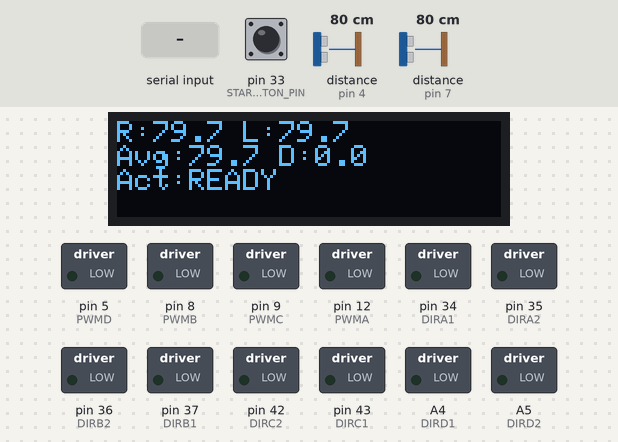
This sketch was run on a simulated Arduino Mega 2560, built with avr-gcc and run on an emulated ATmega2560. Shown: 128×32 one-colour display, switched loads named in the sketch (green lamp = pin HIGH). Wiring (inferred from the names in the program): 2 × ultrasonic range finder: trigger pin 6, echo pin 4 / trigger pin 10, echo pin 7. Inputs (shaded band) come from the test bench; at power-on: pin 33 (START_BUTTON_PIN) HIGH, distance to the obstacle (sensors on pin 4, pin 7) 80 cm. The echo pulse lasts 58.3 µs per cm; pins used as bus, display or sensor lines are not drawn; what the sketch prints to the serial monitor is not drawn.

Above: at 1.2 s.
1.3 s: pin 33 (START_BUTTON_PIN) pulled LOW for 0.15 s
At 2.5 s:
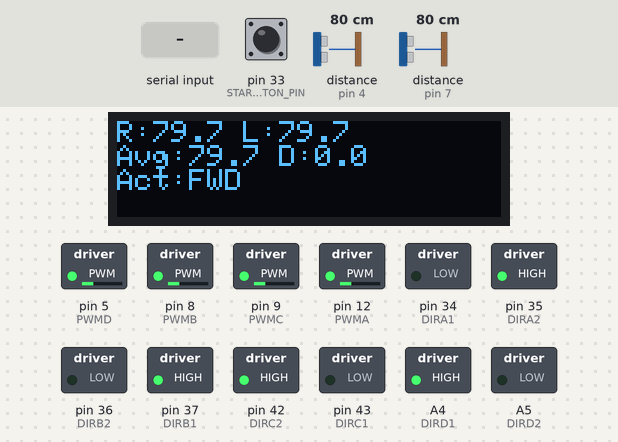
2.9 s: distance to the obstacle (sensor on pin 4) set to 4 cm
At 3.0 s:
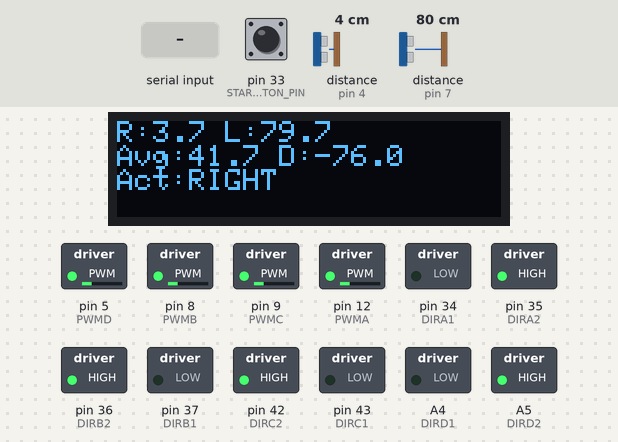
5.3 s: distance to the obstacle (sensor on pin 4) set to 299 cm
At 6.0 s:
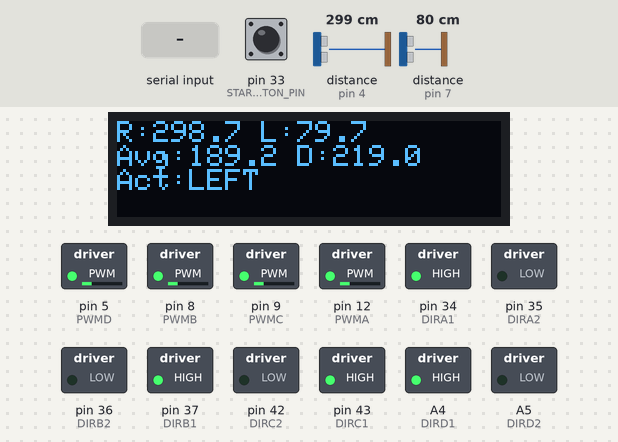
7.0 s: distance to the obstacle (sensor on pin 7) set to 12 cm
At 7.4 s:
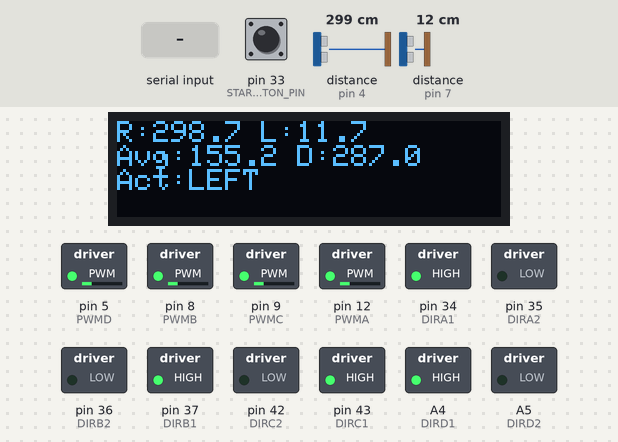
8.5 s: distance to the obstacle (sensor on pin 7) set to 9 cm
At 10.0 s:
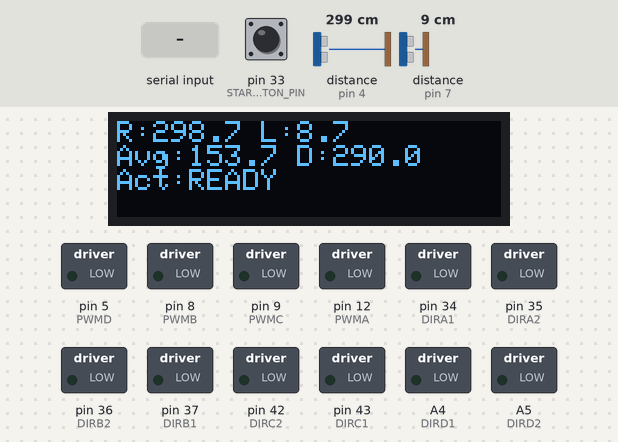
10.3 s: "l" received over Serial
At 11.1 s:
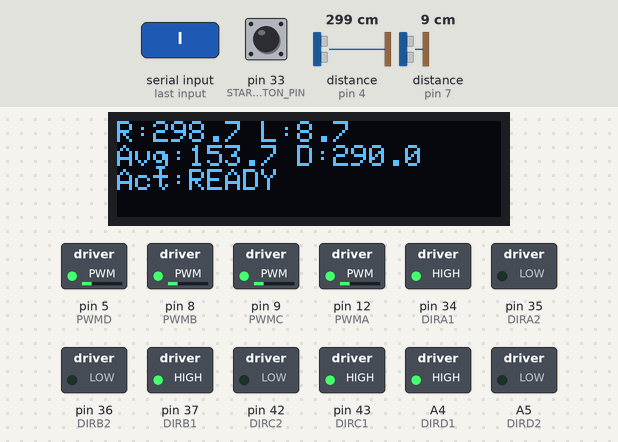
Timing chart, 0 to 13.1 s (numbered marks = the images above; inputs shaded):
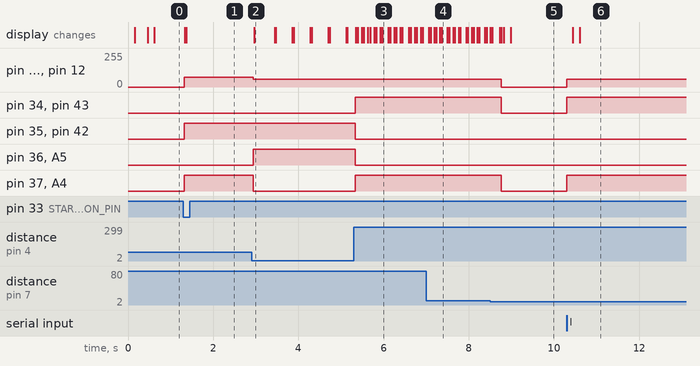

The sketch:

motion_ultrasonic_parking_test.ino
```cpp
#include <Arduino.h>
#include <SPI.h>
#include <Wire.h>
#include <Adafruit_GFX.h>
#include <Adafruit_SSD1306.h>

// Dual-ultrasonic parking test with real-time OLED telemetry.
// 这里使用的是前保险杠右前 / 左前测距，不是已经移除的侧边 ultrasonic。
// A larger right distance means the car is farther from the right side of the
// front wall / station surface, so the heading correction should turn left.
#define SCREEN_WIDTH 128
#define SCREEN_HEIGHT 32
#define OLED_RESET 28

Adafruit_SSD1306 display(SCREEN_WIDTH, SCREEN_HEIGHT, &Wire, OLED_RESET);
bool oledReady = false;

// Motor pins and direction macros follow reference.ino.
#define PWMA 12
#define DIRA1 34
#define DIRA2 35

#define PWMB 8
#define DIRB1 37
#define DIRB2 36

#define PWMC 9
#define DIRC1 43
#define DIRC2 42

#define PWMD 5
#define DIRD1 A4
#define DIRD2 A5

#define MOTORA_FORWARD(pwm) do { digitalWrite(DIRA1, LOW);  digitalWrite(DIRA2, HIGH); analogWrite(PWMA, pwm); } while (0)
#define MOTORA_BACKOFF(pwm) do { digitalWrite(DIRA1, HIGH); digitalWrite(DIRA2, LOW);  analogWrite(PWMA, pwm); } while (0)
#define MOTORA_STOP()       do { digitalWrite(DIRA1, LOW);  digitalWrite(DIRA2, LOW);  analogWrite(PWMA, 0); } while (0)

#define MOTORB_FORWARD(pwm) do { digitalWrite(DIRB1, LOW);  digitalWrite(DIRB2, HIGH); analogWrite(PWMB, pwm); } while (0)
#define MOTORB_BACKOFF(pwm) do { digitalWrite(DIRB1, HIGH); digitalWrite(DIRB2, LOW);  analogWrite(PWMB, pwm); } while (0)
#define MOTORB_STOP()       do { digitalWrite(DIRB1, LOW);  digitalWrite(DIRB2, LOW);  analogWrite(PWMB, 0); } while (0)

#define MOTORC_FORWARD(pwm) do { digitalWrite(DIRC1, LOW);  digitalWrite(DIRC2, HIGH); analogWrite(PWMC, pwm); } while (0)
#define MOTORC_BACKOFF(pwm) do { digitalWrite(DIRC1, HIGH); digitalWrite(DIRC2, LOW);  analogWrite(PWMC, pwm); } while (0)
#define MOTORC_STOP()       do { digitalWrite(DIRC1, LOW);  digitalWrite(DIRC2, LOW);  analogWrite(PWMC, 0); } while (0)

#define MOTORD_FORWARD(pwm) do { digitalWrite(DIRD1, LOW);  digitalWrite(DIRD2, HIGH); analogWrite(PWMD, pwm); } while (0)
#define MOTORD_BACKOFF(pwm) do { digitalWrite(DIRD1, HIGH); digitalWrite(DIRD2, LOW);  analogWrite(PWMD, pwm); } while (0)
#define MOTORD_STOP()       do { digitalWrite(DIRD1, LOW);  digitalWrite(DIRD2, LOW);  analogWrite(PWMD, 0); } while (0)

// Pin mapping from amr_pin_mapping_template.xlsx.
// ultrasonic1: front-right, TRIG=6, ECHO=4
// ultrasonic2: front-left, TRIG=10, ECHO=7
const uint8_t ULTRASONIC1_TRIG_PIN = 6;
const uint8_t ULTRASONIC1_ECHO_PIN = 4;
const uint8_t ULTRASONIC2_TRIG_PIN = 10;
const uint8_t ULTRASONIC2_ECHO_PIN = 7;
const uint8_t START_BUTTON_PIN = 33;

// Current test target: stop at about 25 cm from the wall.
const float TARGET_DISTANCE_CM = 25.0f;
const float DISTANCE_TOLERANCE_CM = 1.0f;
const float SLOWDOWN_START_DISTANCE_CM = 45.0f;
const float ALIGN_TOLERANCE_CM = 3.5f;
const unsigned long ULTRASONIC_TIMEOUT_US = 30000UL;

// Lower PWM values make the parking test easier to tune.
const int FAST_PWM = 72;
const int SLOW_PWM = 58;
const int TURN_PWM = 60;

bool autoParkingEnabled = false;
unsigned long lastTelemetryMs = 0;
bool lastButtonPressed = false;
unsigned long lastIdleSampleMs = 0;

struct DistancePair {
  float rightCm;
  float leftCm;
};

DistancePair lastPair = {-1.0f, -1.0f};
float lastAverageCm = -1.0f;
float lastDiffCm = 0.0f;
const char *lastAction = "READY";

void updateOled(const DistancePair &pair, float averageCm, float diffCm, const char *action) {
  if (!oledReady) {
    return;
  }

  display.clearDisplay();
  display.setTextSize(1);
  display.setTextColor(SSD1306_WHITE);
  display.setCursor(0, 0);
  display.print("R:");
  display.print(pair.rightCm, 1);
  display.print(" L:");
  display.println(pair.leftCm, 1);

  display.print("Avg:");
  display.print(averageCm, 1);
  display.print(" D:");
  display.println(diffCm, 1);

  display.print("Act:");
  display.println(action);
  display.display();
}

void stopCar() {
  MOTORA_STOP();
  MOTORB_STOP();
  MOTORC_STOP();
  MOTORD_STOP();
}

void moveForward(int pwm) {
  MOTORA_FORWARD(pwm);
  MOTORB_BACKOFF(pwm);
  MOTORC_FORWARD(pwm);
  MOTORD_BACKOFF(pwm);
}

// Match the rotation definitions used in reference.ino:
// all FORWARD equals rotate_2.
void rotateRight(int pwm) {
  MOTORA_FORWARD(pwm);
  MOTORB_FORWARD(pwm);
  MOTORC_FORWARD(pwm);
  MOTORD_FORWARD(pwm);
}

// All BACKOFF equals rotate_1.
void rotateLeft(int pwm) {
  MOTORA_BACKOFF(pwm);
  MOTORB_BACKOFF(pwm);
  MOTORC_BACKOFF(pwm);
  MOTORD_BACKOFF(pwm);
}

void setupMotorPins() {
  pinMode(PWMA, OUTPUT);
  pinMode(DIRA1, OUTPUT);
  pinMode(DIRA2, OUTPUT);

  pinMode(PWMB, OUTPUT);
  pinMode(DIRB1, OUTPUT);
  pinMode(DIRB2, OUTPUT);

  pinMode(PWMC, OUTPUT);
  pinMode(DIRC1, OUTPUT);
  pinMode(DIRC2, OUTPUT);

  pinMode(PWMD, OUTPUT);
  pinMode(DIRD1, OUTPUT);
  pinMode(DIRD2, OUTPUT);
}

void setupUltrasonics() {
  pinMode(ULTRASONIC1_TRIG_PIN, OUTPUT);
  pinMode(ULTRASONIC1_ECHO_PIN, INPUT);
  pinMode(ULTRASONIC2_TRIG_PIN, OUTPUT);
  pinMode(ULTRASONIC2_ECHO_PIN, INPUT);

  digitalWrite(ULTRASONIC1_TRIG_PIN, LOW);
  digitalWrite(ULTRASONIC2_TRIG_PIN, LOW);
}

void setupButton() {
  // The button is wired to GND, so pressed reads LOW.
  pinMode(START_BUTTON_PIN, INPUT_PULLUP);
}

bool isStartButtonPressed() {
  return digitalRead(START_BUTTON_PIN) == LOW;
}

void setupOled() {
  if (!display.begin(SSD1306_SWITCHCAPVCC, 0x3C)) {
    Serial.println(F("SSD1306 allocation failed"));
    return;
  }
  oledReady = true;

  display.clearDisplay();
  display.setTextSize(2);
  display.setTextColor(SSD1306_WHITE);
  display.cp437(true);
  display.setCursor(0, 0);
  display.println("AI Robot");
  display.display();
}

float readDistanceCm(uint8_t trigPin, uint8_t echoPin) {
  digitalWrite(trigPin, LOW);
  delayMicroseconds(2);
  digitalWrite(trigPin, HIGH);
  delayMicroseconds(10);
  digitalWrite(trigPin, LOW);

  unsigned long duration = pulseIn(echoPin, HIGH, ULTRASONIC_TIMEOUT_US);
  if (duration == 0) {
    return -1.0f;
  }

  return duration * 0.0343f * 0.5f;
}

DistancePair readDistances() {
  DistancePair result;
  result.rightCm = readDistanceCm(ULTRASONIC1_TRIG_PIN, ULTRASONIC1_ECHO_PIN);
  delay(5);
  result.leftCm = readDistanceCm(ULTRASONIC2_TRIG_PIN, ULTRASONIC2_ECHO_PIN);
  return result;
}

void saveLatestReadings(const DistancePair &pair, float averageCm, float diffCm, const char *action) {
  lastPair = pair;
  lastAverageCm = averageCm;
  lastDiffCm = diffCm;
  lastAction = action;
}

int computeForwardPwm(float averageCm) {
  if (averageCm >= SLOWDOWN_START_DISTANCE_CM) {
    return FAST_PWM;
  }

  if (averageCm <= TARGET_DISTANCE_CM) {
    return SLOW_PWM;
  }

  float ratio = (averageCm - TARGET_DISTANCE_CM) /
                (SLOWDOWN_START_DISTANCE_CM - TARGET_DISTANCE_CM);
  float pwm = SLOW_PWM + ratio * (FAST_PWM - SLOW_PWM);
  return static_cast<int>(pwm);
}

void printHelp() {
  Serial.println("Dual ultrasonic parking test ready.");
  Serial.println("Commands:");
  Serial.println("  G - start auto parking");
  Serial.println("  X - stop auto parking");
  Serial.println("  F - manual forward");
  Serial.println("  L - manual rotate left");
  Serial.println("  R - manual rotate right");
  Serial.println("  S - stop");
  Serial.println("  D - print one distance sample");
}

void handleCommand(char cmd) {
  switch (cmd) {
    case 'G':
    case 'g':
      autoParkingEnabled = true;
      Serial.println("Auto parking enabled");
      break;
    case 'X':
    case 'x':
      autoParkingEnabled = false;
      stopCar();
      Serial.println("Auto parking disabled");
      break;
    case 'F':
    case 'f':
      autoParkingEnabled = false;
      moveForward(FAST_PWM);
      Serial.println("Manual forward");
      break;
    case 'L':
    case 'l':
      autoParkingEnabled = false;
      rotateLeft(TURN_PWM);
      Serial.println("Manual rotate left");
      break;
    case 'R':
    case 'r':
      autoParkingEnabled = false;
      rotateRight(TURN_PWM);
      Serial.println("Manual rotate right");
      break;
    case 'S':
    case 's':
      autoParkingEnabled = false;
      stopCar();
      Serial.println("Stop");
      break;
    case 'D':
    case 'd': {
      DistancePair pair = readDistances();
      float averageCm = (pair.rightCm + pair.leftCm) * 0.5f;
      float diffCm = pair.rightCm - pair.leftCm;
      Serial.print("Right(cm): ");
      Serial.print(pair.rightCm);
      Serial.print(" Left(cm): ");
      Serial.println(pair.leftCm);
      saveLatestReadings(pair, averageCm, diffCm, "SAMPLE");
      updateOled(pair, averageCm, diffCm, "SAMPLE");
      break;
    }
    default:
      break;
  }
}

void runAutoParking() {
  DistancePair pair = readDistances();
  if (pair.rightCm < 0.0f || pair.leftCm < 0.0f) {
    stopCar();
    Serial.println("Ultrasonic timeout");
    saveLatestReadings(pair, -1.0f, 0.0f, "TIMEOUT");
    updateOled(pair, -1.0f, 0.0f, "TIMEOUT");
    return;
  }

  float averageCm = (pair.rightCm + pair.leftCm) * 0.5f;
  float diffCm = pair.rightCm - pair.leftCm;

  if (millis() - lastTelemetryMs >= 200) {
    Serial.print("Right(cm): ");
    Serial.print(pair.rightCm);
    Serial.print(" Left(cm): ");
    Serial.print(pair.leftCm);
    Serial.print(" Avg(cm): ");
    Serial.print(averageCm);
    Serial.print(" Diff(cm): ");
    Serial.println(diffCm);
    lastTelemetryMs = millis();
  }

  if (averageCm <= TARGET_DISTANCE_CM + DISTANCE_TOLERANCE_CM) {
    stopCar();
    autoParkingEnabled = false;
    Serial.println("Parking complete");
    saveLatestReadings(pair, averageCm, diffCm, "STOP");
    updateOled(pair, averageCm, diffCm, "STOP");
    return;
  }

  int drivePwm = computeForwardPwm(averageCm);

  // Right side is farther from the wall, so turn left to correct.
  if (diffCm > ALIGN_TOLERANCE_CM) {
    rotateLeft(TURN_PWM);
    Serial.println("Action: LEFT_CORRECTION");
    saveLatestReadings(pair, averageCm, diffCm, "LEFT");
    updateOled(pair, averageCm, diffCm, "LEFT");
    return;
  }

  // Left side is farther from the wall, so turn right to correct.
  if (diffCm < -ALIGN_TOLERANCE_CM) {
    rotateRight(TURN_PWM);
    Serial.println("Action: RIGHT_CORRECTION");
    saveLatestReadings(pair, averageCm, diffCm, "RIGHT");
    updateOled(pair, averageCm, diffCm, "RIGHT");
    return;
  }

  moveForward(drivePwm);
  Serial.println("Action: FORWARD");
  saveLatestReadings(pair, averageCm, diffCm, "FWD");
  updateOled(pair, averageCm, diffCm, "FWD");
}

void setup() {
  Serial.begin(115200);
  Wire.begin();
  setupMotorPins();
  setupUltrasonics();
  setupButton();
  setupOled();
  stopCar();
  printHelp();
}

void loop() {
  bool buttonPressed = isStartButtonPressed();
  if (buttonPressed && !lastButtonPressed && !autoParkingEnabled) {
    autoParkingEnabled = true;
    Serial.println("Auto parking enabled by button");
  }
  lastButtonPressed = buttonPressed;

  if (Serial.available() > 0) {
    handleCommand(Serial.read());
  }

  if (autoParkingEnabled) {
    runAutoParking();
  } else if (millis() - lastIdleSampleMs >= 120) {
    DistancePair pair = readDistances();
    float averageCm = -1.0f;
    float diffCm = 0.0f;
    if (pair.rightCm >= 0.0f && pair.leftCm >= 0.0f) {
      averageCm = (pair.rightCm + pair.leftCm) * 0.5f;
      diffCm = pair.rightCm - pair.leftCm;
    }
    saveLatestReadings(pair, averageCm, diffCm, "READY");
    updateOled(pair, averageCm, diffCm, "READY");
    lastIdleSampleMs = millis();
  }
}
```

Measured:
- the behaviour switches between 11 and 10 cm on distance to the obstacle (sensor on pin 7) (found by bisection; images 4 and 5)
- after the input at 1.3 s, pin 5 (PWMD), pin 8 (PWMB), pin 9 (PWMC), pin 12 (PWMA): 0/255 → 72/255 at once; pin 35 (DIRA2), pin 37 (DIRB1), pin 42 (DIRC2), A4 (DIRD1): LOW → HIGH at once; the display: first changes at once (image 1 shows a later state)
- after the input at 2.9 s, pin 5 (PWMD), pin 8 (PWMB), pin 9 (PWMC), pin 12 (PWMA): 72/255 → 60/255 at once; pin 36 (DIRB2), A5 (DIRD2): LOW → HIGH at once; pin 37 (DIRB1), A4 (DIRD1): HIGH → LOW at once; the display: changes after 0.06 s (image 2)
- after the input at 5.3 s, pin 34 (DIRA1), pin 37 (DIRB1), pin 43 (DIRC1), A4 (DIRD1): LOW → HIGH at once; pin 35 (DIRA2), pin 36 (DIRB2), pin 42 (DIRC2), A5 (DIRD2): HIGH → LOW at once; the display: first changes after 0.05 s (image 3 shows a later state)
- after the input at 7.0 s, the display: first changes after 0.06 s (image 4 shows a later state)
- after the input at 8.5 s, pin 5 (PWMD), pin 8 (PWMB), pin 9 (PWMC), pin 12 (PWMA): 60/255 → 0/255 after 0.27 s; pin 34 (DIRA1), pin 37 (DIRB1), pin 43 (DIRC1), A4 (DIRD1): HIGH → LOW after 0.27 s; the display: first differs from a run without the input after 0.05 s (image 5 shows a later state)
- after the input at 10.3 s, pin 5 (PWMD), pin 8 (PWMB), pin 9 (PWMC), pin 12 (PWMA): 0/255 → 60/255 at once; pin 34 (DIRA1), pin 37 (DIRB1), pin 43 (DIRC1), A4 (DIRD1): LOW → HIGH at once; the display: first changes after 0.14 s (image 6 shows a later state)
